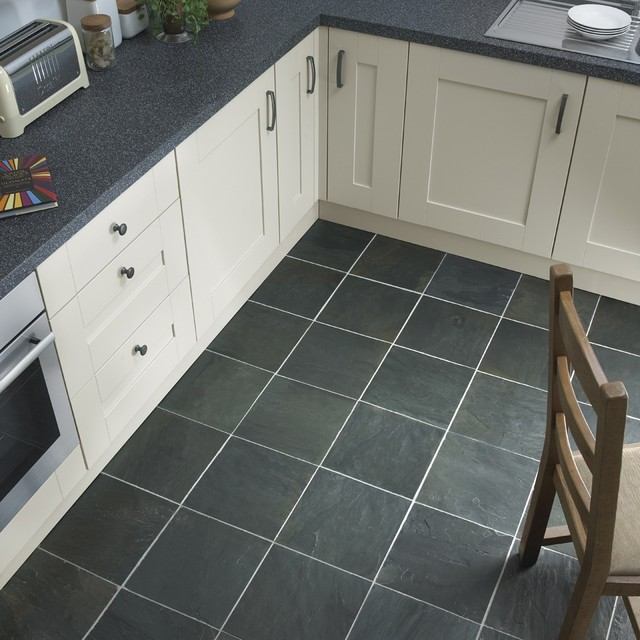
%> input picture Lab4 Line and Circle Detection Using Hough Transform/Lab4 - Images/floor.jpg, 640 x 640 px
$ octave --eval "result = lab4houghlines(imread('Lab4 - Images/floor.jpg'));"   (GNU Octave 9; MATLAB toolbox functions it lacks are replaced by stand-ins)
%> lines starting %> are read from the running program, lines starting %| are printed output that depends on the picture
function [H,theta,rho] = lab4houghlines(img)

%convert to gray-scale
[~,~,ch] = size(img);
%> ch = 3
if (ch==3)
    img = rgb2gray(img);
end

%detect edges
edge_detector = 'LoG';
img_edges = edge(img,edge_detector);
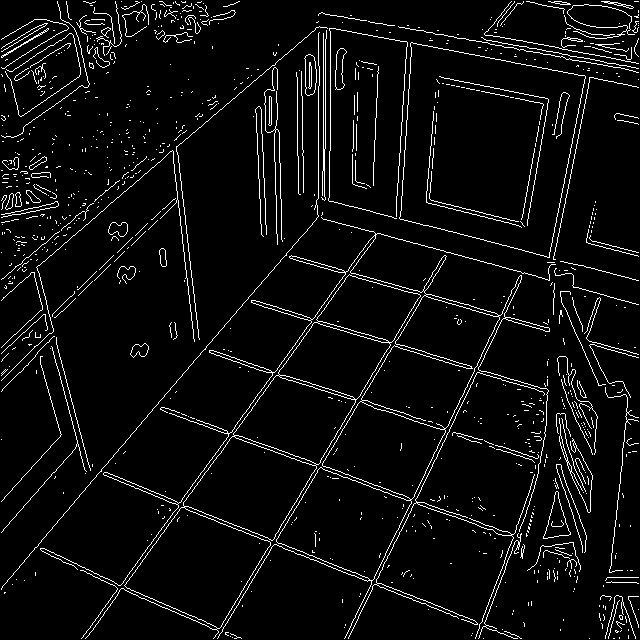
%> img_edges: size 640x640 logical; 5.2% white in thin lines or dots
figure;
subplot(3,2,1), imshow(img), title('original');
subplot(3,2,2), imshow(img_edges), title('edges');

%hough transform of the edge image
[H,theta,rho] = hough(img_edges);
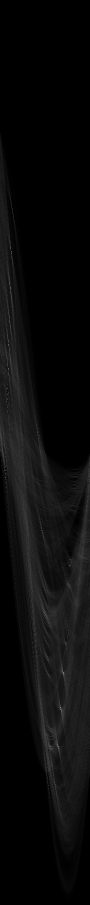
%> H: size 1809x180 double (shown at 1/2 size); min 0, max 279, mean 11.9; drawn with min black and max white
%> theta = 180 values from -90 to 89; rho = 1809 values from -904 to 904
subplot(3,1,2), imshow(imadjust(rescale(H)),'XData',theta, 'YData', rho, 'InitialMagnification','fit'), title('Hough Transform');
%> after `imshow(imadjust(rescale(H)),'XData',theta, 'YData', rho, 'InitialMagni`:
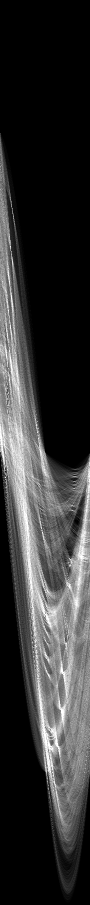
%> displayed picture: size 1809x180, on the screen's scale of 0 to 255 (shown at 1/2 size); min 0, max 255, mean 51.7
xlabel('\theta'), ylabel('\rho');
axis on, axis normal, hold on;
colormap(gca,"turbo");

%peak Hough points. I tried and saw that there are 15 pixels that are above
%threshold so that's why I set the number of peaks to be found as 15.
peaks = houghpeaks(H,50, 'Threshold',0.5*max(H(:)));
%> peaks = 16 rows, first 12: [575 21; 1420 122; 507 23; 1494 117; 1345 127; 942 12; 689 18; 737 17; 637 19; 1223 91; 1314 95; 1498 102]
subplot(3,1,3), imshow(H, [], 'XData', theta, 'YData', rho, 'InitialMagnification', 'fit'), title('peaks on hough transform');
xlabel('\theta'), ylabel('\rho');
axis on, axis normal, hold on;
plot(theta(peaks(:,2)), rho(peaks(:,1)), 's', 'color', 'red');
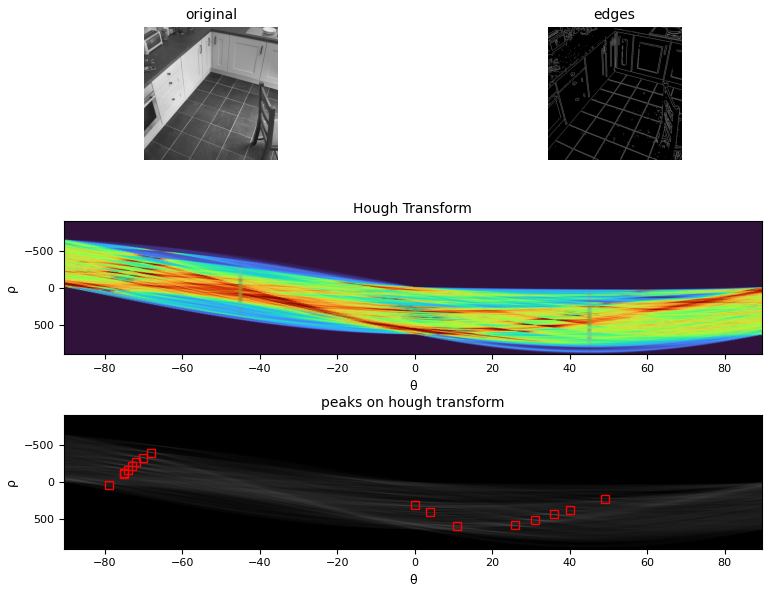
%> figure redrawn from the program's plot data, 4 panels

%hough lines.
lines = houghlines(img_edges, theta, rho, peaks, 'FillGap',10,'MinLength',40);
%> lines = 22 lines; longest, point1 to point2 (x, y): (218, 639) to (450, 253), (155, 408) to (521, 541), (179, 504) to (376, 234), (246, 302) to (548, 394), (345, 639) to (478, 366), (212, 516) to (481, 624)

pause(1)
close all
figure;
imshow(img), hold on;
max_len = 0;
min_len = 300;


for k = 1:length(lines)
    xy = [lines(k).point1; lines(k).point2];
    plot(xy(:,1),xy(:,2),'LineWidth',2,'Color','green');

    %plot beginnings and ends of lines
    plot(xy(1,1),xy(1,2),'x','LineWidth',2,'Color','yellow');
    plot(xy(2,1),xy(2,2),'x','LineWidth',2,'Color','red');

    %determine the endpoints of the longest and shortest line segments
    len = norm(lines(k).point1 - lines(k).point2);

    if ( len > max_len)
      max_len = len;
      xy_long = xy;
    end

    if(len < min_len)
        min_len = len;
        xy_short = xy;
    end

end
%> this loop made 22 passes
%> (len, max_len, xy_long) on passes 1, 3: (389.4, 389.4, [155 408; 521 541]), (450.4, 450.4, [218 639; 450 253])
%> (len, min_len, xy_short) on pass 2: (40.5, 40.5, [541 549; 579 563])
%> `result = lab4houghlines(imread('Lab4 - Images/floor.jpg'));`:
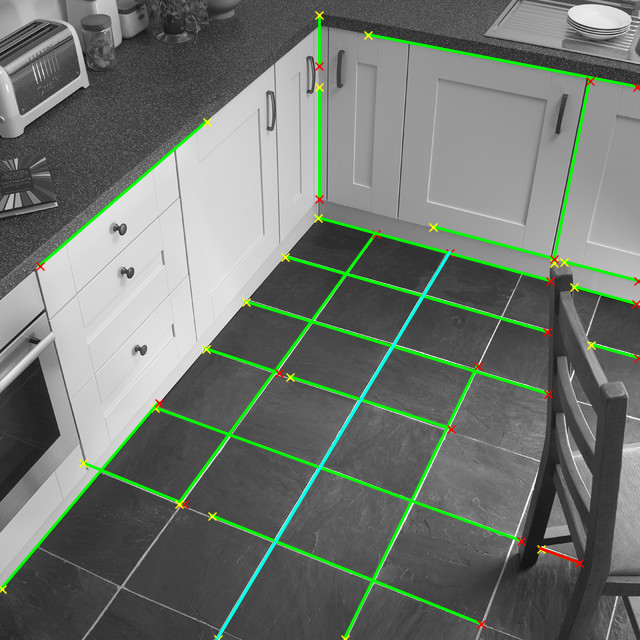
%> figure redrawn from the program's plot data

    plot(xy_long(:,1),xy_long(:,2),'LineWidth',2,'Color','cyan');
    plot(xy_short(:,1),xy_short(:,2),'LineWidth',2,'Color','red');
    %display('minimum length : ' + min_len + ', max length: '+ max_len);
    xlabel({['minimum length: ',num2str(min_len)],['maximum length: ',num2str(max_len)]});
    %xlabel({'maximum length',max_len});

end
